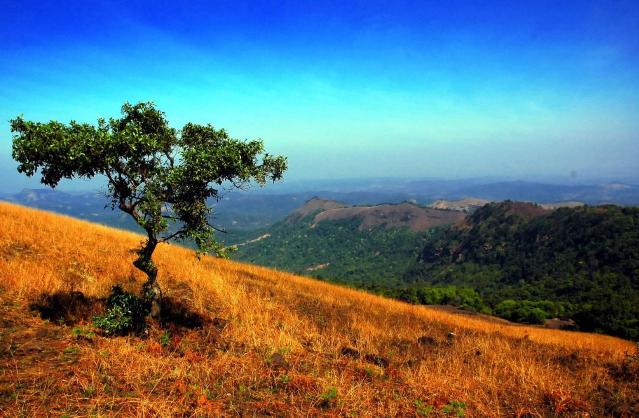
#> input picture 2_Image_Processing_with_OpenCV/8_blending/img1.JPG, 1278 x 836 px, found by its file name (shown at 1/2 size)
$ python '8_Görüntüleri Karıştırmak.py'
#> lines starting #> are read from the running program, lines starting #| are printed output that depends on the picture
import cv2
import matplotlib.pyplot as plt

img1 = cv2.imread("img1.jpg")
#> img1 is the input picture: shape (836, 1278, 3); mean B, G, R 118.6, 113.4, 96

# Renkleri Convert Etme
img1 = cv2.cvtColor(img1, cv2.COLOR_BGR2RGB)

img2 = cv2.imread("img2.jpg")
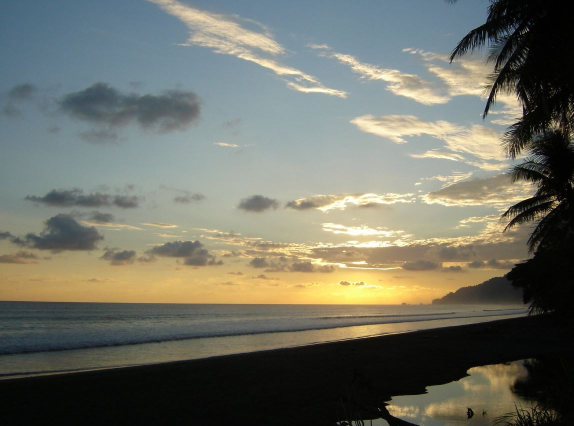
#> input picture 2_Image_Processing_with_OpenCV/8_blending/img2.JPG, 1147 x 852 px, found by its file name (shown at 1/2 size)
#> img2 is the input picture: shape (852, 1147, 3); mean B, G, R 102.2, 113.4, 112
img2 = cv2.cvtColor(img2, cv2.COLOR_BGR2RGB)

plt.figure()
plt.imshow(img1)

plt.figure()
plt.imshow(img2)

# Boyutlarını İnceleyelim.
print(img1.shape)
#| (836, 1278, 3)
print(img2.shape)
#| (852, 1147, 3)

# Resize İşlemi
img1 = cv2.resize(img1, (600, 600))
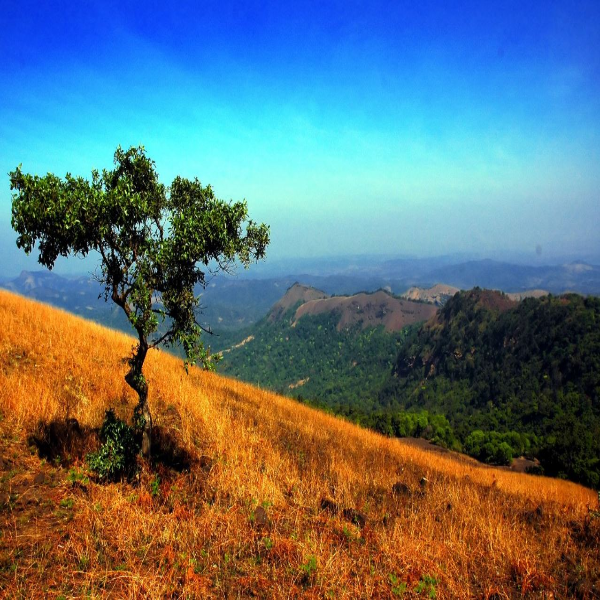
#> img1: shape (600, 600, 3); mean R, G, B 95.9, 113.3, 118.5
img2 = cv2.resize(img2, (600, 600))
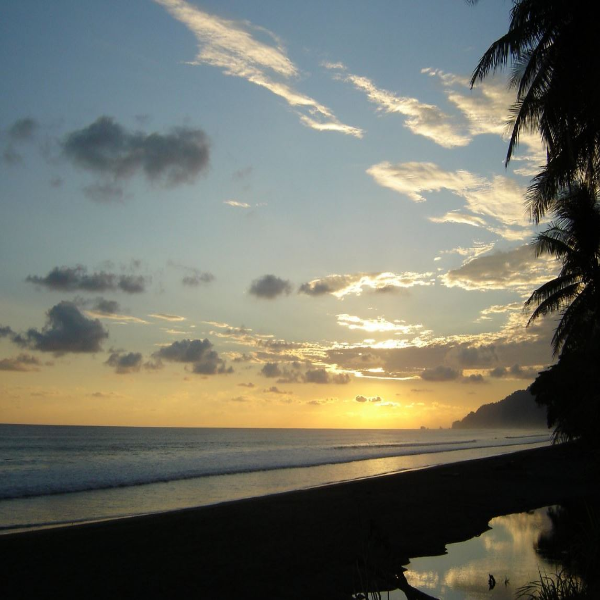
#> img2: shape (600, 600, 3); mean R, G, B 111.9, 113.3, 102.2

print(img1.shape)
#| (600, 600, 3)
print(img2.shape)
#| (600, 600, 3)

plt.figure()
plt.imshow(img1)

plt.figure()
plt.imshow(img2)

# Karıştırılmış Resim = alpha * img1 + beta * img2
# cv2.addWeighted(src1, alpha, src2, beta, gamma = 0)
blended_img = cv2.addWeighted(img1, 0.5, img2, 0.5, 0)
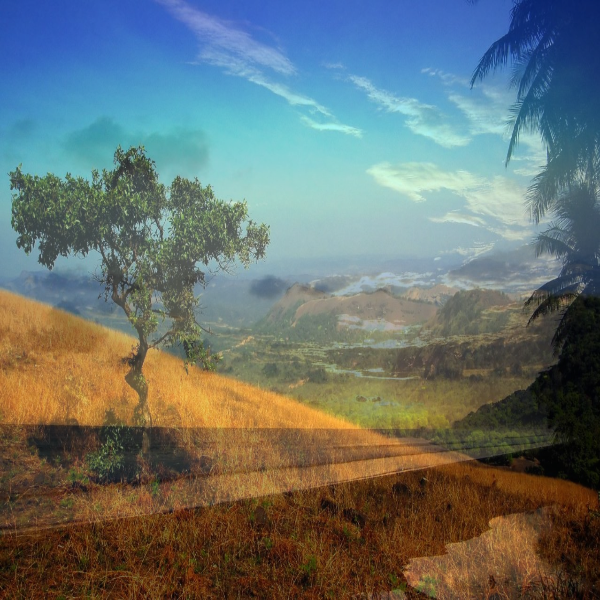
#> blended_img: shape (600, 600, 3); mean R, G, B 103.9, 113.3, 110.3
plt.figure()
plt.imshow(blended_img)
